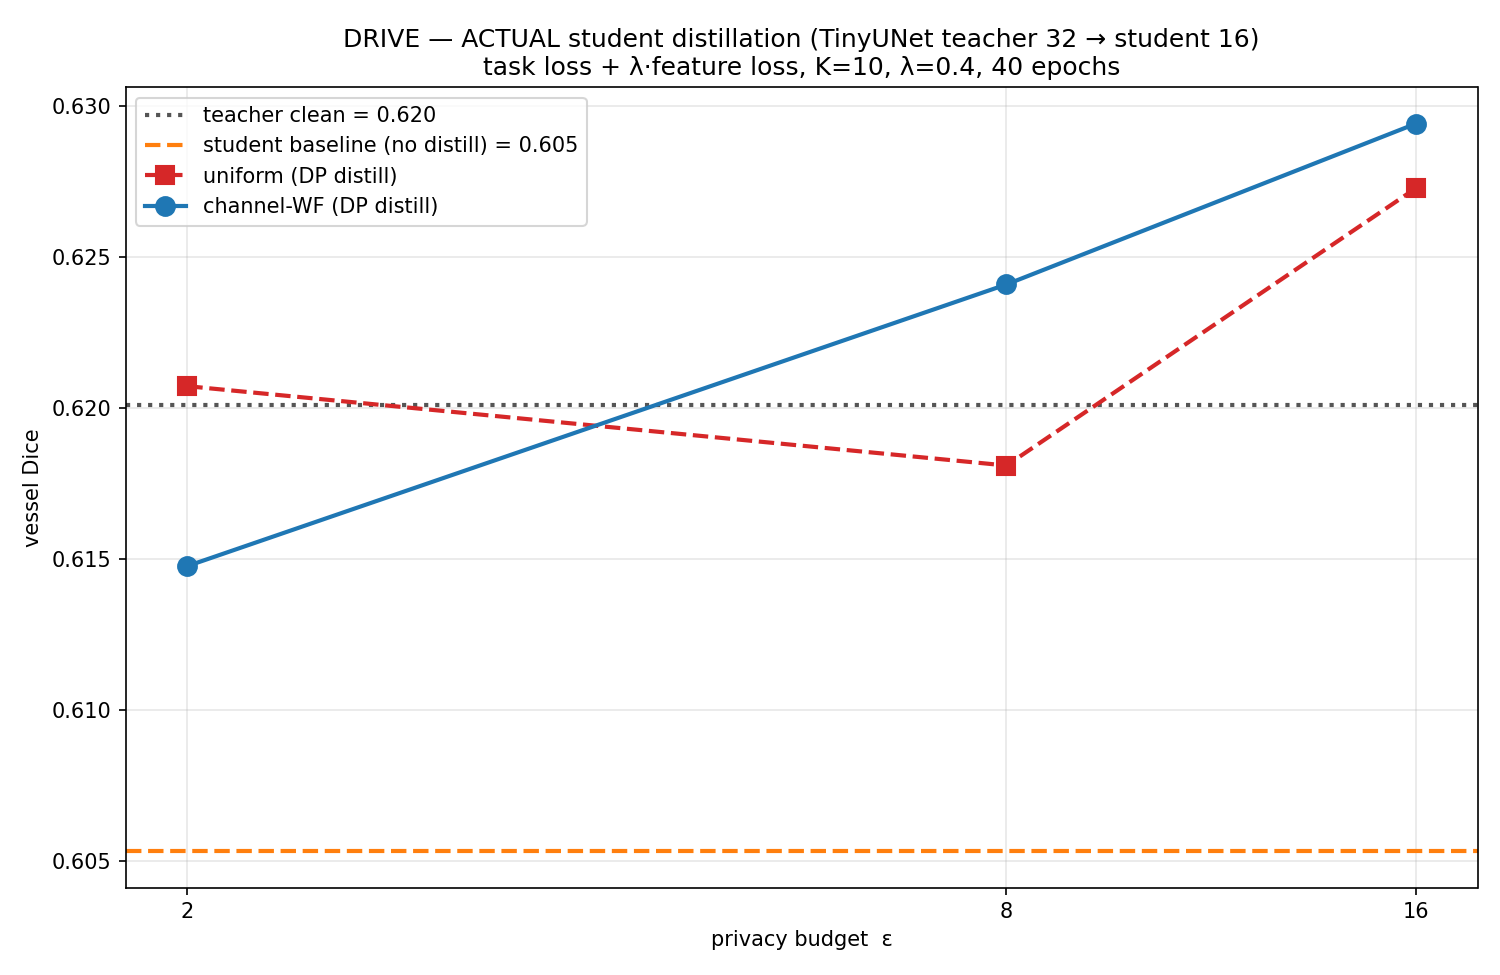

Generate this figure with Python:
"""
LOCAL student distillation: WF vs uniform.

Earlier experiments were noise PROBES (teacher decoding its own noised
bottleneck). The paper's actual claim is about a STUDENT trained against the
sample-once noisy targets. We test that here.

Pipeline (mirrors phase1_gkd_distill_v2.py minus mmseg):
  1. Frozen teacher (TinyUNet base=32) trained on DRIVE train.
  2. Per (ε, noise_type) condition:
     a. Sample-once precompute: cache one noisy bottleneck per training image.
     b. Train a SMALLER student (TinyUNet base=16) for N epochs:
        - student encoder → 64-channel bottleneck
        - 1×1 adapter → 128-channel projection
        - feature loss   = MSE(adapter(student_bn), cached_noisy_teacher_bn)
        - task loss      = CE + 3·Dice on student logits vs GT
        - total          = task + λ·feature
     c. Eval student vessel Dice on val.
  3. Compare uniform vs WF at each ε.

We also keep a "student baseline" (task loss only, no distillation, no noise)
as the reference point where the paper's WF vs uniform difference would be
meaningful — student baseline is the floor we're trying to climb above
using the teacher's signal.
"""

import json
import sys
import time
from pathlib import Path
from typing import List

import numpy as np
import torch
import torch.nn as nn
import torch.nn.functional as F
from torch.utils.data import DataLoader

sys.path.insert(0, str(Path(__file__).parent))
from drive_local_demo import (
    DriveDataset, TinyUNet, train_teacher, evaluate_vessel_dice,
    compute_importance, collect_caps, vessel_dice,
)
from synthetic_demo import (
    eps_to_rho, waterfilling_sigma, uniform_sigma,
    clip_and_normalise, denormalise, task_loss,
)


class Adapter(nn.Module):
    """1×1 conv: student_ch → teacher_ch."""
    def __init__(self, s_ch: int, t_ch: int):
        super().__init__()
        self.conv = nn.Conv2d(s_ch, t_ch, 1, bias=False)
        nn.init.kaiming_normal_(self.conv.weight, mode="fan_out",
                                nonlinearity="relu")

    def forward(self, x):
        return self.conv(x)


@torch.no_grad()
def precompute_cache(teacher, train_ds, caps, sigma, device, seed: int):
    """
    Sample-once precompute. Returns a list keyed by dataset index.
    cache[i] = (C, H_b, W_b) noisy teacher bottleneck for train_ds[i].
    """
    teacher.eval()
    torch.manual_seed(seed)
    cache: List[torch.Tensor] = []
    loader = DataLoader(train_ds, batch_size=4, shuffle=False)
    for x, _ in loader:
        x = x.to(device)
        _, _, e3 = teacher.encode(x)
        bn_norm = clip_and_normalise(e3, caps)
        B, C, H, W = bn_norm.shape
        noise = torch.randn(B, C, H, W, device=device) * sigma.view(1, C, 1, 1)
        bn_noisy = denormalise(bn_norm + noise, caps)
        for b in range(B):
            cache.append(bn_noisy[b].detach().cpu())
    return cache


def train_student_distill(train_ds, val_loader, cache, device,
                          student_base=16, teacher_base=32,
                          n_epochs=40, lr=1e-3, lambda_feat=0.4, seed=2):
    """Train student from scratch on (cached noisy features + GT labels)."""
    torch.manual_seed(seed)
    student = TinyUNet(in_ch=3, num_classes=2, base=student_base).to(device)
    adapter = Adapter(student_base * 4, teacher_base * 4).to(device)
    opt = torch.optim.Adam(
        list(student.parameters()) + list(adapter.parameters()), lr=lr,
    )

    N = len(train_ds)
    batch_size = 4
    best_dice = 0.0
    best_ep = 0
    history = []

    for ep in range(n_epochs):
        student.train(); adapter.train()
        perm = torch.randperm(N)
        tot_task, tot_feat = 0.0, 0.0
        n_batches = 0
        for i in range(0, N, batch_size):
            idxs = perm[i:i+batch_size].tolist()
            xs = torch.stack([train_ds[idx][0] for idx in idxs]).to(device)
            ys = torch.stack([train_ds[idx][1] for idx in idxs]).to(device)
            t_targets = torch.stack([cache[idx] for idx in idxs]).to(device)

            opt.zero_grad()
            e1, e2, e3 = student.encode(xs)
            s_proj = adapter(e3)
            f_loss = F.mse_loss(s_proj, t_targets)
            logits = student.decode(e1, e2, e3)
            t_loss = task_loss(logits, ys)
            loss = t_loss + lambda_feat * f_loss
            loss.backward()
            opt.step()
            tot_task += t_loss.item(); tot_feat += f_loss.item()
            n_batches += 1

        val_dice = evaluate_vessel_dice(student, val_loader, device)
        if val_dice > best_dice:
            best_dice = val_dice
            best_ep = ep + 1
        history.append({"ep": ep + 1, "task": tot_task / n_batches,
                        "feat": tot_feat / n_batches, "val_dice": val_dice})

        if (ep + 1) % 5 == 0 or ep == 0 or ep == n_epochs - 1:
            print(f"    ep {ep+1:3d}/{n_epochs}  task={tot_task/n_batches:.4f}  "
                  f"feat={tot_feat/n_batches:.4f}  val={val_dice:.4f}  "
                  f"best_so_far={best_dice:.4f} (ep {best_ep})")

    return best_dice, history


def main():
    device = "mps" if torch.backends.mps.is_available() else "cpu"
    torch.manual_seed(0); np.random.seed(0)
    print(f"Device: {device}")

    # -- data --
    train_ds = DriveDataset("train", size=96)
    val_ds   = DriveDataset("val",   size=96)
    val_loader = DataLoader(val_ds, batch_size=4, shuffle=False)
    print(f"train={len(train_ds)}  val={len(val_ds)}")

    # -- teacher (frozen post-train) --
    print("\n[1/3] Training teacher (TinyUNet base=32)...")
    teacher = TinyUNet(in_ch=3, num_classes=2, base=32).to(device)
    teacher_loader = DataLoader(train_ds, batch_size=4, shuffle=True)
    train_teacher(teacher, teacher_loader, n_epochs=60, lr=1e-3, device=device)
    clean_dice = evaluate_vessel_dice(teacher, val_loader, device)
    importance = compute_importance(teacher, teacher_loader, device).to(device)
    caps       = collect_caps(teacher, teacher_loader, device).to(device)
    Cb_T = importance.shape[0]
    for p in teacher.parameters():
        p.requires_grad_(False)
    teacher.eval()
    print(f"  teacher clean Dice = {clean_dice:.4f}")
    print(f"  imp ratio = {(importance.max()/importance.min()).item():.2f}×, "
          f"caps mean={caps.mean().item():.2f}")

    # -- student baseline (NO distillation, NO noisy targets) --
    print("\n[2/3] Student baseline (task loss only, no distillation)...")
    torch.manual_seed(1)
    student_baseline = TinyUNet(in_ch=3, num_classes=2, base=16).to(device)
    s_loader = DataLoader(train_ds, batch_size=4, shuffle=True)
    train_teacher(student_baseline, s_loader, n_epochs=60, lr=1e-3, device=device)
    baseline_dice = evaluate_vessel_dice(student_baseline, val_loader, device)
    print(f"  student baseline Dice = {baseline_dice:.4f}")

    # -- distillation sweep --
    print("\n[3/3] Student distillation: WF vs uniform at each ε...")
    epsilons = [2.0, 8.0, 16.0]
    K = 10
    deltas = torch.full((Cb_T,), 2.0 / K, device=device)

    results = {
        "clean_teacher": clean_dice,
        "student_baseline": baseline_dice,
        "K": K, "lambda_feat": 0.4, "n_epochs": 40,
        "sweep": {},
    }

    for eps in epsilons:
        rho = eps_to_rho(eps)
        sigma_uni = uniform_sigma(deltas, rho)
        sigma_wf  = waterfilling_sigma(deltas, importance, rho)

        # σ inspection
        top10 = torch.argsort(importance, descending=True)[:10]
        bot10 = torch.argsort(importance, descending=False)[:10]
        print(f"\n--- ε={eps}  ρ={rho:.4f} ---")
        print(f"   σ uniform = {sigma_uni[0].item():.4f}")
        print(f"   σ WF top10 = {sigma_wf[top10].mean().item():.4f}, "
              f"bot10 = {sigma_wf[bot10].mean().item():.4f}, "
              f"ratio = {(sigma_wf[bot10].mean()/sigma_wf[top10].mean()).item():.3f}×")

        results["sweep"][eps] = {}
        for mech, sigma in [("uniform", sigma_uni), ("channel_WF", sigma_wf)]:
            print(f"\n  >>> mechanism = {mech}")
            cache = precompute_cache(teacher, train_ds, caps, sigma, device,
                                     seed=42 + int(eps * 10))
            t0 = time.time()
            best, hist = train_student_distill(
                train_ds, val_loader, cache, device,
                student_base=16, teacher_base=32,
                n_epochs=40, lr=1e-3, lambda_feat=0.4, seed=2 + int(eps),
            )
            print(f"  → best Dice = {best:.4f}  (time {time.time()-t0:.1f}s)")
            results["sweep"][eps][mech] = {
                "best_dice": best,
                "history": hist,
                "sigma_top10": sigma_wf[top10].mean().item() if mech == "channel_WF" else sigma_uni[0].item(),
                "sigma_bot10": sigma_wf[bot10].mean().item() if mech == "channel_WF" else sigma_uni[0].item(),
            }

    # -- summary --
    print("\n" + "=" * 84)
    print(f"clean teacher           {clean_dice:.4f}")
    print(f"student baseline (no DP){baseline_dice:.4f}")
    print(f"{'ε':>5}  {'uniform':>10}  {'channel_WF':>11}  {'WF − uni':>10}  "
          f"{'WF − baseline':>14}")
    print("-" * 84)
    for eps in epsilons:
        u = results["sweep"][eps]["uniform"]["best_dice"]
        w = results["sweep"][eps]["channel_WF"]["best_dice"]
        print(f"{eps:>5.1f}  {u:>10.4f}  {w:>11.4f}  {w-u:>+10.4f}  "
              f"{w-baseline_dice:>+14.4f}")
    print("=" * 84)

    # -- save --
    out_path = Path(__file__).parent / "drive_student_distill_results.json"
    out_path.write_text(json.dumps(results, indent=2, default=str))
    print(f"\nSaved: {out_path}")

    # -- plot --
    import matplotlib
    matplotlib.use("Agg")
    import matplotlib.pyplot as plt

    fig, ax = plt.subplots(figsize=(10, 6.5))
    ax.axhline(clean_dice, color="#555", ls=":", lw=2,
               label=f"teacher clean = {clean_dice:.3f}")
    ax.axhline(baseline_dice, color="#ff7f0e", ls="--", lw=2,
               label=f"student baseline (no distill) = {baseline_dice:.3f}")
    uni = [results["sweep"][e]["uniform"]["best_dice"]   for e in epsilons]
    wf  = [results["sweep"][e]["channel_WF"]["best_dice"] for e in epsilons]
    ax.plot(epsilons, uni, "s--", color="#d62728", lw=2, ms=9, label="uniform (DP distill)")
    ax.plot(epsilons, wf,  "o-",  color="#1f77b4", lw=2, ms=9, label="channel-WF (DP distill)")
    ax.set_xscale("log", base=2)
    ax.set_xticks(epsilons)
    ax.set_xticklabels([str(int(e)) for e in epsilons])
    ax.set_xlabel("privacy budget  ε")
    ax.set_ylabel("vessel Dice")
    ax.set_title(f"DRIVE — ACTUAL student distillation (TinyUNet teacher 32 → student 16)\n"
                 f"task loss + λ·feature loss, K={K}, λ=0.4, 40 epochs")
    ax.legend(loc="best", fontsize=10)
    ax.grid(alpha=0.3)
    fig.tight_layout()
    plot_path = Path(__file__).parent / "drive_student_distill.png"
    fig.savefig(plot_path, dpi=150)
    print(f"Saved plot: {plot_path}")


if __name__ == "__main__":
    main()
